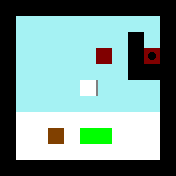

The image is a tile-based game level rendered from a .tmx file. Its description and complete source (layers, tilesets, objects, tile grids) follow:
An orthogonal 11x11 tile map with 16x16 px tiles, 3 tile layers (Layer1, Layer2, Layer3).

<map version="1.0" orientation="orthogonal" renderorder="right-down" width="11" height="11" tilewidth="16" tileheight="16" nextobjectid="1">
 <tileset firstgid="1" source="../Tiles.tsx" />
 <layer name="Layer1" width="11" height="11">
  <data encoding="csv">
1,1,1,1,1,1,1,1,1,1,1,
1,13,13,13,13,13,13,13,13,13,1,
1,13,13,13,13,13,13,13,1,13,1,
1,13,13,13,13,13,13,13,1,5,1,
1,13,13,13,13,13,13,13,1,1,1,
1,13,13,13,13,5,13,13,13,13,1,
1,13,13,13,13,13,13,13,13,13,1,
1,5,5,5,5,5,5,5,5,5,1,
1,5,5,5,5,5,5,5,5,5,1,
1,5,5,5,5,5,5,5,5,5,1,
1,1,1,1,1,1,1,1,1,1,1
</data>
 </layer>
 <layer name="Layer2" width="11" height="11">
  <data encoding="csv">
0,0,0,0,0,0,0,0,0,0,0,
0,0,0,0,0,0,0,0,0,0,0,
0,0,0,0,0,0,0,0,0,0,0,
0,0,0,0,0,0,3,0,0,7,0,
0,0,0,0,0,0,0,0,0,0,0,
0,0,0,0,0,0,0,0,0,0,0,
0,0,0,0,0,0,0,0,0,0,0,
0,0,0,0,0,0,0,0,0,0,0,
0,0,0,9,0,4,4,0,0,0,0,
0,0,0,0,0,0,0,0,0,0,0,
0,0,0,0,0,0,0,0,0,0,0
</data>
 </layer>
 <layer name="Layer3" width="11" height="11">
  <data encoding="csv">
0,0,0,0,0,0,0,0,0,0,0,
0,0,0,0,0,0,0,0,0,0,0,
0,0,0,0,0,0,0,0,0,0,0,
0,0,0,0,0,0,0,0,0,0,0,
0,0,0,0,0,0,0,0,0,0,0,
0,0,0,0,0,0,10,0,0,0,0,
0,0,0,0,0,0,0,0,0,0,0,
0,0,0,0,0,0,0,0,0,0,0,
0,0,0,0,0,0,0,0,0,0,0,
0,0,0,0,0,0,0,0,0,0,0,
0,0,0,0,0,0,0,0,0,0,0
</data>
 </layer>
</map>
